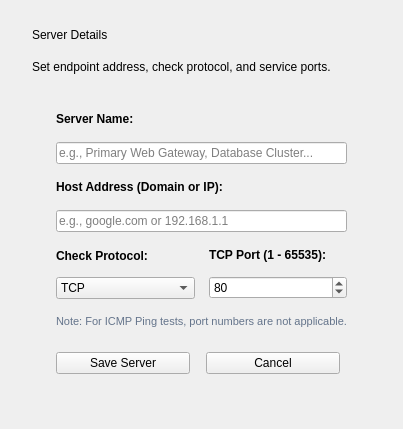
         <widget class="QWidget" name="pageServerForm">

          <layout class="QVBoxLayout" name="p5_layout">

           <property name="spacing"><number>18</number></property>

           <property name="leftMargin"><number>32</number></property>

           <property name="topMargin"><number>28</number></property>

           <property name="rightMargin"><number>32</number></property>

           <property name="bottomMargin"><number>28</number></property>



           <item><widget class="QLabel" name="lblFormTitle"><property name="text"><string>Server Details</string></property></widget></item>

            

           <item><widget class="QLabel" name="lblFormSubtitle"><property name="text"><string>Set endpoint address, check protocol, and service ports.</string></property></widget></item>



           <item>

            <widget class="QFrame" name="frameFormCard">

             <property name="maximumSize"><size><width>750</width><height>16777215</height></size></property>



             <layout class="QVBoxLayout">

              <property name="spacing"><number>16</number></property>

              <property name="leftMargin"><number>24</number></property>

              <property name="topMargin"><number>20</number></property>

              <property name="rightMargin"><number>24</number></property>

              <property name="bottomMargin"><number>20</number></property>



              <item><widget class="QLabel"><property name="text"><string>Server Name:</string></property><property name="styleSheet"><string notr="true">font-weight: 600;</string></property></widget></item>

              <item><widget class="QLineEdit" name="txtFormName"><property name="placeholderText"><string>e.g., Primary Web Gateway, Database Cluster...</string></property></widget></item>



              <item><widget class="QLabel"><property name="text"><string>Host Address (Domain or IP):</string></property><property name="styleSheet"><string notr="true">font-weight: 600;</string></property></widget></item>

              <item><widget class="QLineEdit" name="txtFormHost"><property name="placeholderText"><string>e.g., google.com or 192.168.1.1</string></property></widget></item>



              <item>

               <layout class="QHBoxLayout">

                <property name="spacing"><number>14</number></property>

                <item>

                 <layout class="QVBoxLayout">

                  <item><widget class="QLabel"><property name="text"><string>Check Protocol:</string></property><property name="styleSheet"><string notr="true">font-weight: 600;</string></property></widget></item>

                  <item><widget class="QComboBox" name="cmbFormType"><item><property name="text"><string>TCP</string></property></item><item><property name="text"><string>PING</string></property></item></widget></item>

                 </layout>

                </item>

                <item>

                 <layout class="QVBoxLayout">

                  <item><widget class="QLabel"><property name="text"><string>TCP Port (1 - 65535):</string></property><property name="styleSheet"><string notr="true">font-weight: 600;</string></property></widget></item>

                  <item><widget class="QSpinBox" name="spnFormPort"><property name="minimum"><number>1</number></property><property name="maximum"><number>65535</number></property><property name="value"><number>80</number></property></widget></item>

                 </layout>

                </item>

               </layout>

              </item>



              <item><widget class="QLabel" name="lblFormPortHint"><property name="text"><string>Note: For ICMP Ping tests, port numbers are not applicable.</string></property><property name="styleSheet"><string notr="true">color: #64748b; font-size: 11px;</string></property></widget></item>



              <item>

               <layout class="QHBoxLayout">

                <property name="topMargin"><number>8</number></property>

                <item><widget class="QPushButton" name="btnFormSave"><property name="text"><string>Save Server</string></property></widget></item>

                <item><widget class="QPushButton" name="btnFormCancel"><property name="text"><string>Cancel</string></property></widget></item>

                <item><spacer name="spFormButtons"><property name="orientation"><enum>Qt::Horizontal</enum></property></spacer></item>

               </layout>

              </item>



             </layout>

            </widget>

           </item>



           <item><spacer name="spFormBottom"><property name="orientation"><enum>Qt::Vertical</enum></property></spacer></item>

          </layout>

         </widget>
